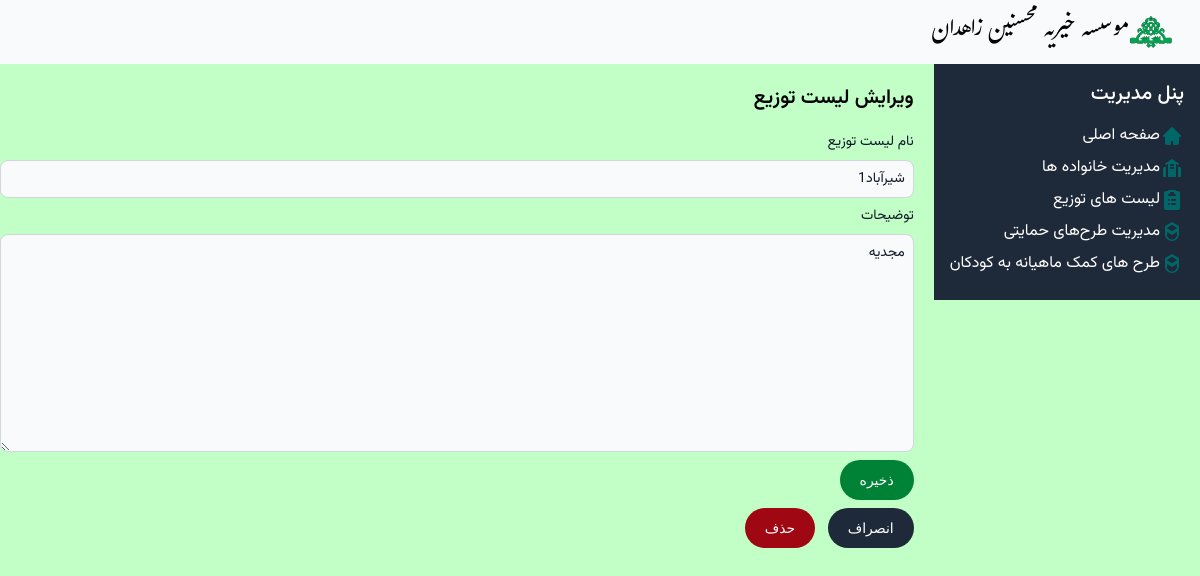
/dist/1/update, run on an earlier commit of the app's database.
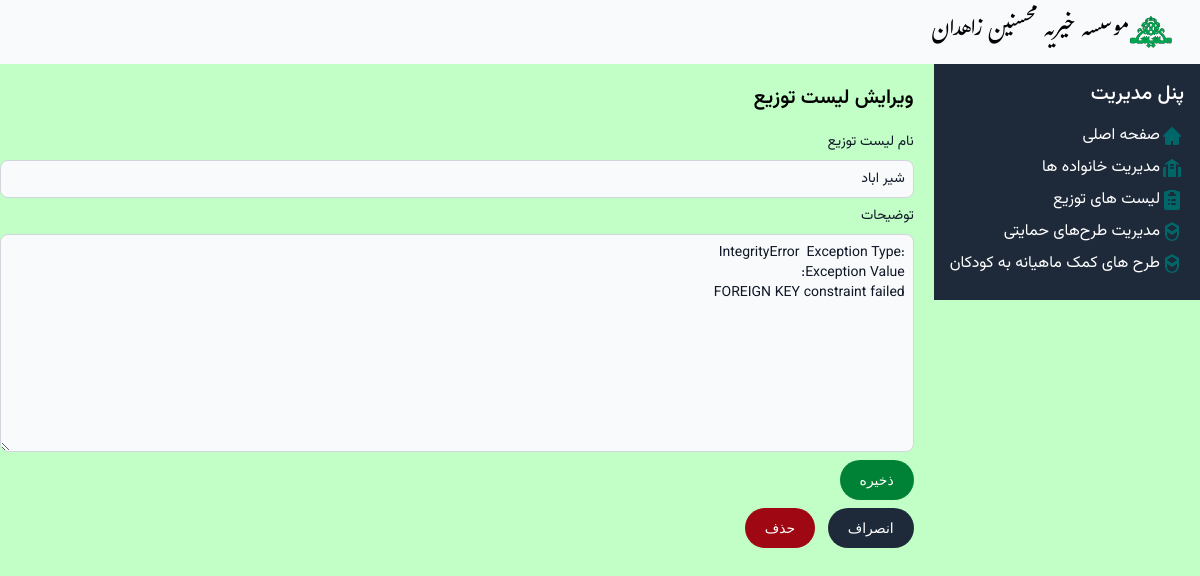
And on a later commit of the database.
### Mohsenin/models.py (models this page shows, shortened)
class Dist(models.Model):
    name = models.CharField('نام لیست توزیع', max_length=100, unique=True)
    note = models.TextField('توضیحات', default="")

### Mohsenin/Views/distviews.py (the view)
# urls.py: path('dist/<int:pk>/update', distviews.DistUpdateView.as_view(), name='dist_update'),
class DistUpdateView(UpdateView):
    model = Dist
    form_class = DistForm  # Use a ModelForm for Family
    template_name = 'Dist/Dist_form.html'
    success_url = reverse_lazy('dist_list')

### Mohsenin/forms.py
class DistForm(forms.ModelForm):
    class Meta:
        model = Dist
        fields = '__all__'

### Mohsenin/templatetags/form_filters.py (called while the page is built)
@register.filter
def add_class(field, css_class):
    field.field.widget.attrs['class'] = css_class
    return field

### Mohsenin/templates/Dist/Dist_form.html (shortened to what this page needs)
{% extends "base.html" %}
{% load form_filters %}
{% block content %}
<h2 class="vazir-semibold text-xl py-5">{% if dist %}ویرایش لیست توزیع{% else %}افزودن لیست توزیع جدید{% endif %}</h2>
<form method="post">
    <div class="relative z-0 w-full mb-2 group">
        <label for="{{ form.name.id_for_label }}" class="block mb-2 vazir-normal text-sm font-medium text-gray-900" >{{ form.name.label }}</label>
        {{ form.name|add_class:'bg-gray-50 border border-gray-300 text-gray-900 vazir-normal text-sm rounded-lg focus:ring-blue-500 focus:border-blue-500 block w-full p-2'}}
    </div>
    <div class="relative z-0 w-full mb-2 group">
        <label for="{{ form.note.id_for_label }}" class="block mb-2 vazir-normal text-sm font-medium text-gray-900" >{{ form.note.label }}</label>
        {{ form.note|add_class:'bg-gray-50 border border-gray-300 text-gray-900 vazir-normal text-sm rounded-lg focus:ring-blue-500 focus:border-blue-500 block w-full p-2'}}
    </div>
    <button type="submit" class="cursor-pointer text-white bg-green-700 hover:bg-green-800 focus:outline-none focus:ring-4 focus:ring-green-300 font-medium rounded-full text-sm px-5 py-2.5 text-center me-2 mb-2 ">ذخیره</button>
</form>
<a href="{% url 'dist_list' %}"><button type="button" class="cursor-pointer text-white bg-gray-800 hover:bg-gray-900 focus:outline-none focus:ring-4 focus:ring-gray-300 font-medium rounded-full text-sm px-5 py-2.5 me-2 mb-2 ">انصراف</button></a>
<a href="{% url 'dist_delete' dist.pk %}"><button type="button" class="cursor-pointer text-white bg-red-800 hover:bg-red-900 focus:outline-none focus:ring-4 focus:ring-red-300 font-medium rounded-full text-sm px-5 py-2.5 me-2 mb-2 ">حذف</button></a>
{% endblock %}

What changed in the data, as far as the page shows it:
changed Dist: name "شیرآباد1" → "شیر اباد"; note "مجدیه" → "Exception Type: IntegrityError Exception Value: FOREIGN KEY constraint failed"
